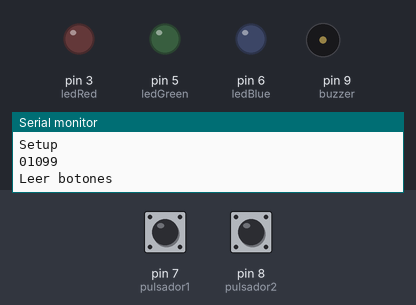
A sketch run on a simulated Arduino Uno, built with avr-gcc and run on an emulated ATmega328P. Shown: output pins drawn as LEDs (lit = HIGH), buzzer (waves = sounding), the last lines printed to the serial monitor. The test bench sets the inputs (shaded band); at power-on: pin 7 (pulsador1) LOW, pin 8 (pulsador2) LOW. Random numbers use the default seed unless the sketch sets one.

Above: at 8.4 s.
8.5 s: pin 7 (pulsador1) pulled HIGH for 0.9 s
At 10.0 s:
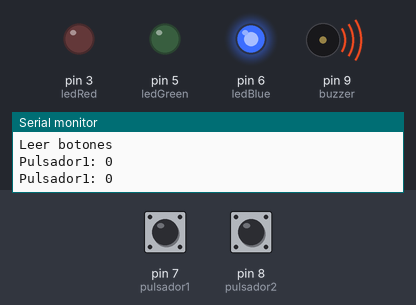
At 14.4 s:
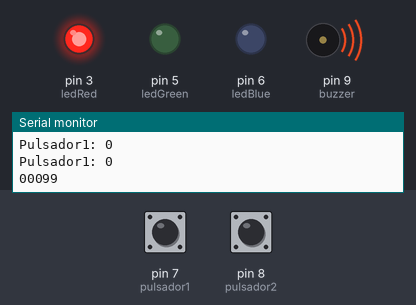
Timing chart, 0 to 21.6 s (numbered marks = the images above; inputs shaded):
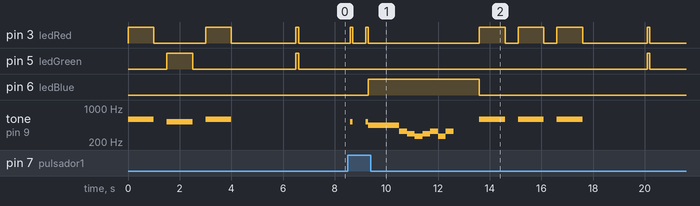

Measured:
- after the input at 8.5 s, pin 3 (ledRed): LOW → HIGH after 0.10 s, → LOW 0.10 s later, → HIGH 0.50 s later, → LOW 0.10 s later, … (12 changes in this stretch); pin 5 (ledGreen): LOW → HIGH after 11.6 s, → LOW 0.10 s later
- by itself, tone on pin 9 (buzzer): plays 587 Hz for 1.0 s, 523 Hz for 1.0 s, 587 Hz for 1.0 s

The sketch:

1.3-Zumbador.ino
```cpp
//Aitor Gómez Ogueta UO294066
//Diego García González UO294255
//Ejercicio de Simon dice con buzzer.

#define ledRed 3
#define ledGreen 5
#define ledBlue 6
#define pulsador1 7
#define pulsador2 8
#define buzzer 9
#define NOTE_B0  31
#define NOTE_C1  33
#define NOTE_CS1 35
#define NOTE_D1  37
#define NOTE_DS1 39
#define NOTE_E1  41
#define NOTE_F1  44
#define NOTE_FS1 46
#define NOTE_G1  49
#define NOTE_GS1 52
#define NOTE_A1  55
#define NOTE_AS1 58
#define NOTE_B1  62
#define NOTE_C2  65
#define NOTE_CS2 69
#define NOTE_D2  73
#define NOTE_DS2 78
#define NOTE_E2  82
#define NOTE_F2  87
#define NOTE_FS2 93
#define NOTE_G2  98
#define NOTE_GS2 104
#define NOTE_A2  110
#define NOTE_AS2 117
#define NOTE_B2  123
#define NOTE_C3  131
#define NOTE_CS3 139
#define NOTE_D3  147
#define NOTE_DS3 156
#define NOTE_E3  165
#define NOTE_F3  175
#define NOTE_FS3 185
#define NOTE_G3  196
#define NOTE_GS3 208
#define NOTE_A3  220
#define NOTE_AS3 233
#define NOTE_B3  247
#define NOTE_C4  262
#define NOTE_CS4 277
#define NOTE_D4  294
#define NOTE_DS4 311
#define NOTE_E4  330
#define NOTE_F4  349
#define NOTE_FS4 370
#define NOTE_G4  392
#define NOTE_GS4 415
#define NOTE_A4  440
#define NOTE_AS4 466
#define NOTE_B4  494
#define NOTE_C5  523
#define NOTE_CS5 554
#define NOTE_D5  587
#define NOTE_DS5 622
#define NOTE_E5  659
#define NOTE_F5  698
#define NOTE_FS5 740
#define NOTE_G5  784
#define NOTE_GS5 831
#define NOTE_A5  880
#define NOTE_AS5 932
#define NOTE_B5  988
#define NOTE_C6  1047
#define NOTE_CS6 1109
#define NOTE_D6  1175
#define NOTE_DS6 1245
#define NOTE_E6  1319
#define NOTE_F6  1397
#define NOTE_FS6 1480
#define NOTE_G6  1568
#define NOTE_GS6 1661
#define NOTE_A6  1760
#define NOTE_AS6 1865
#define NOTE_B6  1976
#define NOTE_C7  2093
#define NOTE_CS7 2217
#define NOTE_D7  2349
#define NOTE_DS7 2489
#define NOTE_E7  2637
#define NOTE_F7  2794
#define NOTE_FS7 2960
#define NOTE_G7  3136
#define NOTE_GS7 3322
#define NOTE_A7  3520
#define NOTE_AS7 3729
#define NOTE_B7  3951
#define NOTE_C8  4186
#define NOTE_CS8 4435
#define NOTE_D8  4699
#define NOTE_DS8 4978
#define REST      0

int initialLights = 3;

int pushed1 = 0;
int pushed2 = 0;

void setup() {
  Serial.begin(9600);
  Serial.println("Setup");

  pinMode(ledRed, OUTPUT);
  pinMode(ledGreen, OUTPUT);
  pinMode(ledBlue, OUTPUT);
  pinMode(pulsador1, INPUT);
  pinMode(pulsador2, INPUT);
  pinMode(buzzer, OUTPUT);

  randomSeed(analogRead(A0));
}

void loop() {
  int secuencia[5] = {9, 9, 9, 9, 9};
  generarSecuencia(secuencia, 0, initialLights);
  print(secuencia);
  ejecutarSecuencia(secuencia, 0, initialLights);
  delay(2000);
  bool result = leerBotones(secuencia, 0, initialLights);
  if (!result) { derrota(); return; }

  generarSecuencia(secuencia, initialLights, initialLights + 1);
  print(secuencia);
  ejecutarSecuencia(secuencia, 0, initialLights + 1);
  delay(2000);
  result = leerBotones(secuencia, 0, initialLights + 1);
  if (!result) { derrota(); return; }

  generarSecuencia(secuencia, initialLights + 1, initialLights + 2);
  print(secuencia);
  ejecutarSecuencia(secuencia, 0, initialLights + 2);
  delay(2000);
  result = leerBotones(secuencia, 0, initialLights + 2);
  if (!result) { derrota(); return; }

  victoria();
}

void generarSecuencia(int* secuencia, int init, int fin) {
  for (int i = init; i < fin; i++) {
    secuencia[i] = random(0, 2);
  }
}

void ejecutarSecuencia(int* secuencia, int init, int fin) {
  for (int i = init; i < fin; i++) {
    if (secuencia[i] == 1) {
      digitalWrite(ledGreen, HIGH);
      tone(buzzer, 523);
      delay(1000);
      digitalWrite(ledGreen, LOW);
    } else {
      digitalWrite(ledRed, HIGH);
      tone(buzzer, 587);
      delay(1000);
      digitalWrite(ledRed, LOW);
    }
    noTone(buzzer);
    delay(500);
  }
}

bool leerBotones(int* secuencia, int init, int fin) {
  Serial.println("Leer botones");
  digitalWrite(ledRed, HIGH);
  digitalWrite(ledGreen, HIGH);
  delay(100);
  digitalWrite(ledRed, LOW);
  digitalWrite(ledGreen, LOW);

  int i = init;
  while (i < fin) {
    int read1 = digitalRead(pulsador1);
    int read2 = digitalRead(pulsador2);

    if (read1 == HIGH) {
      Serial.println("Pulsador1: " + String(0));
      pushed1 = 1;
      digitalWrite(ledRed, HIGH);
      tone(buzzer, 523);
      delay(100);
      digitalWrite(ledRed, LOW);
      noTone(buzzer);
    }
    if (read2 == HIGH) {
      Serial.println("Pulsador2: " + String(1));
      pushed2 = 1;
      digitalWrite(ledGreen, HIGH);
      tone(buzzer, 587);
      delay(100);
      digitalWrite(ledGreen, LOW);
      noTone(buzzer);
    }

    if ((pushed1 == 1 && pushed2 == 0) || (pushed1 == 0 && pushed2 == 1)) {
      if ((secuencia[i] == 0 && read2 == HIGH) || (secuencia[i] == 1 && read1 == HIGH)) {
        return false;
      } else {
        i++;
      }
    }
    pushed1 = 0; pushed2 = 0;
    delay(500);
  }
  return true;
}

void derrota() {
    setColor(0, 0, 255);
    gameOver(); // Tono de Game Over
    delay(500);
    noTone(buzzer);
    delay(500);
    setColor(0, 0, 0);
}

int melody[] = {

  REST,2, REST,4, REST,8, NOTE_DS4,8,
  NOTE_E4,-4, REST,8, NOTE_FS4,8, NOTE_G4,-4, REST,8, NOTE_DS4,8,
  NOTE_E4,-8, NOTE_FS4,8,  NOTE_G4,-8, NOTE_C5,8, NOTE_B4,-8, NOTE_E4,8, NOTE_G4,-8, NOTE_B4,8,
  NOTE_AS4,2, NOTE_A4,-16, NOTE_G4,-16, NOTE_E4,-16, NOTE_D4,-16,
  NOTE_E4,2, REST,4, REST,8, NOTE_DS4,4,

  NOTE_E4,-4, REST,8, NOTE_FS4,8, NOTE_G4,-4, REST,8, NOTE_DS4,8,
  NOTE_E4,-8, NOTE_FS4,8,  NOTE_G4,-8, NOTE_C5,8, NOTE_B4,-8, NOTE_G4,8, NOTE_B4,-8, NOTE_E5,8,
  NOTE_DS5,1,
  NOTE_D5,2, REST,4, REST,8, NOTE_DS4,8,
  NOTE_E4,-4, REST,8, NOTE_FS4,8, NOTE_G4,-4, REST,8, NOTE_DS4,8,
  NOTE_E4,-8, NOTE_FS4,8,  NOTE_G4,-8, NOTE_C5,8, NOTE_B4,-8, NOTE_E4,8, NOTE_G4,-8, NOTE_B4,8,

  NOTE_AS4,2, NOTE_A4,-16, NOTE_G4,-16, NOTE_E4,-16, NOTE_D4,-16,
  NOTE_E4,-4, REST,4,
  REST,4, NOTE_E5,-8, NOTE_D5,8, NOTE_B4,-8, NOTE_A4,8, NOTE_G4,-8, NOTE_E4,-8,
  NOTE_AS4,16, NOTE_A4,-8, NOTE_AS4,16, NOTE_A4,-8, NOTE_AS4,16, NOTE_A4,-8, NOTE_AS4,16, NOTE_A4,-8,
  NOTE_G4,-16, NOTE_E4,-16, NOTE_D4,-16, NOTE_E4,16, NOTE_E4,16, NOTE_E4,2,

};

void victoria() {
  for (int i = 0; i < 176; i++) {
    setColor(random(0, 256), random(0, 256), random(0, 256));
    tone(buzzer, melody[i],150);
    delay(200);
  }
  noTone(buzzer);
  setColor(0, 0, 0);
}

void print(int* secuencia) {
  for (int i = 0; i < 5; i++) {
    Serial.print(secuencia[i]);
  }
  Serial.println();
}

void setColor(int red, int green, int blue) {
  analogWrite(ledRed, red);
  analogWrite(ledGreen, green);
  analogWrite(ledBlue, blue);
}

void gameOver(){
  // Nota A4
  tone(buzzer, 440, 300); // 300 ms
  delay(300);
  noTone(buzzer);

  // Nota A4
  tone(buzzer, 440, 300);
  delay(300);
  noTone(buzzer);

  // Nota A4
  tone(buzzer, 440, 300);
  delay(300);
  noTone(buzzer);

  // Nota A4
  tone(buzzer, 440, 300);
  delay(300);
  noTone(buzzer);

  // Nota E4
  tone(buzzer, 330, 300);
  delay(300);
  noTone(buzzer);

  // Nota D4
  tone(buzzer, 294, 300);
  delay(300);
  noTone(buzzer);

  // Nota C4
  tone(buzzer, 262, 300);
  delay(300);
  noTone(buzzer);

  // Nota D4
  tone(buzzer, 294, 300);
  delay(300);
  noTone(buzzer);

  // Nota E4
  tone(buzzer, 330, 300);
  delay(300);
  noTone(buzzer);

  // Nota C4
  tone(buzzer, 262, 300);
  delay(300);
  noTone(buzzer);

  // Nota E4
  tone(buzzer, 330, 300);
  delay(300);
  noTone(buzzer);
}
```
